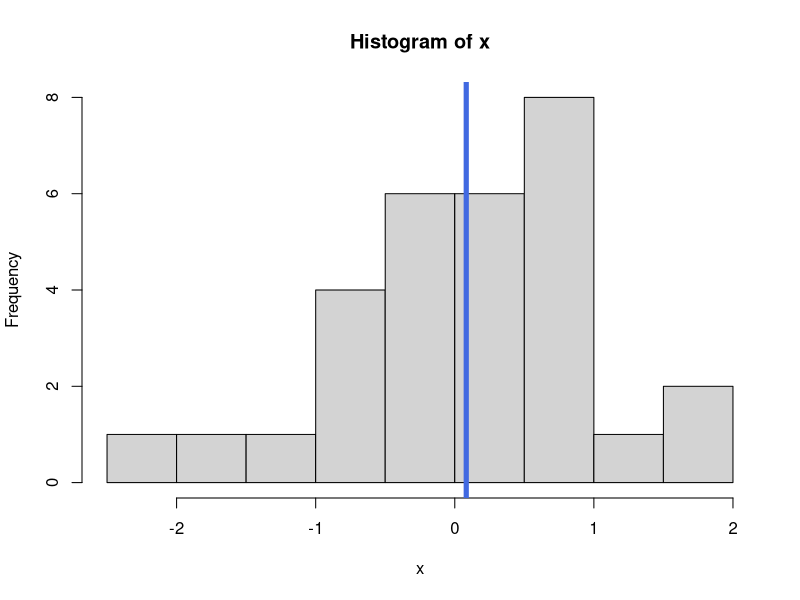
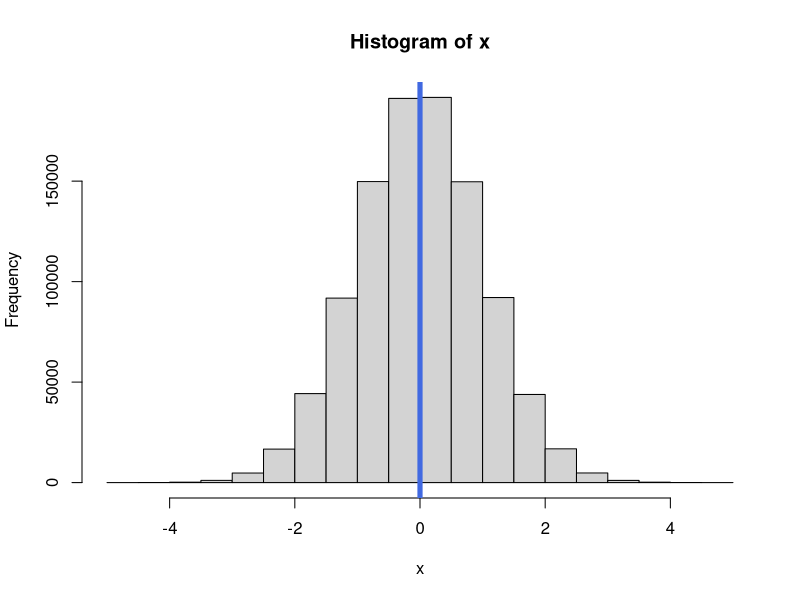
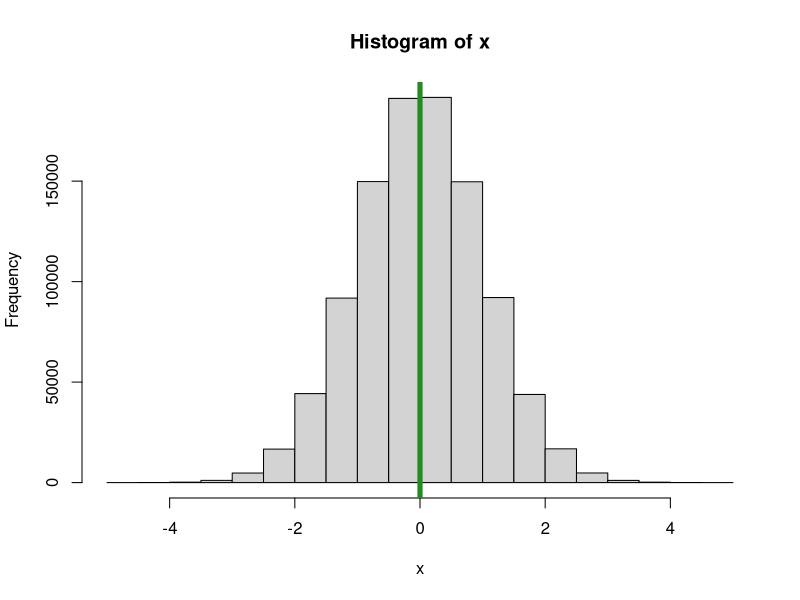
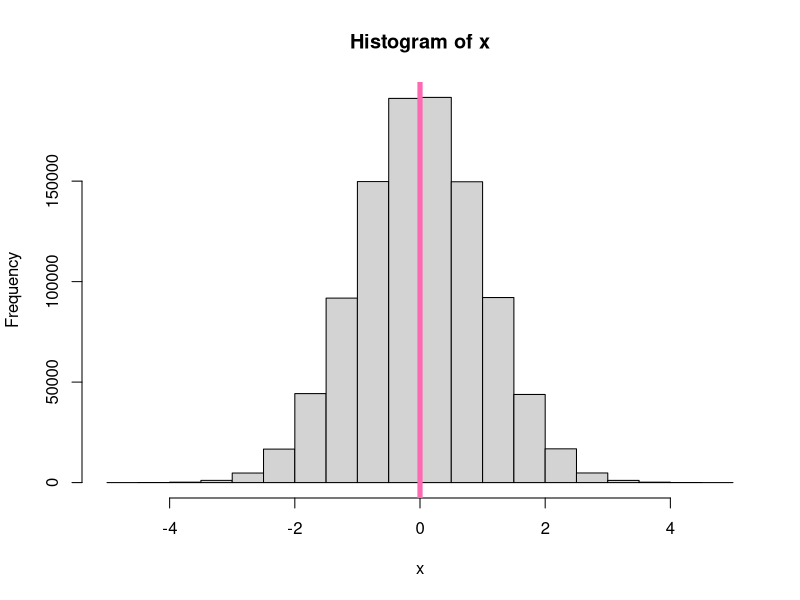

Write R code to recreate these figures, in order.
#* plotRandomHist.R
#* 
#* Author: Nik Sherman
#* 
#* Purpose: A function that will generate 
#*          a random sample of normal observations 
#*          and plot a histogram of the data.
#* 
#* 
#* Inputs:
#*     num_puts = the number of observations
#*                to generate (random)
#*     the theoretical mean of the Normal
#*     sigma = the theoretical standard deviation
#*              of the Normal
#*     seed = a random number generation seed, to
#*                     ensure reproducibility
#*                     
#*  Outputs:
#*      A plot of the histogram is provided!
#*      A list with the following elements
#*        Random_Values = a vector with the generated
#*                        random values
#*        Mean_Random_Values = corresponding sample mean
#*        SD_Random_Values = corresponding standard deviation

plotRandomHist <- function(num_pts=30, mu=0, sigma=1,
                       seed=NULL, meanColor = "royalblue") {
  set.seed(seed)
  x <- rnorm(n=num_pts,mean=mu,sd=sigma)
  mean_x <- mean(x)
  hist(x)
  abline(v=mean_x, col=meanColor, lwd=5)
  
  # The last line of code in the function
  # is output! from the function
  list(Random_Values = x, 
       Mean_Random_Values = mean_x,
       SD_Random_Values = sd(x))
}

plotRandomHist
plotRandomHist(seed=1)
plotRandomHist(seed=1, num_pts = 1000000)
plotRandomHist(seed=1, num_pts = 1000000, meanColor = "forestgreen")
plotRandomHist(seed=1, num_pts = 1000000, meanColor = "hotpink")

